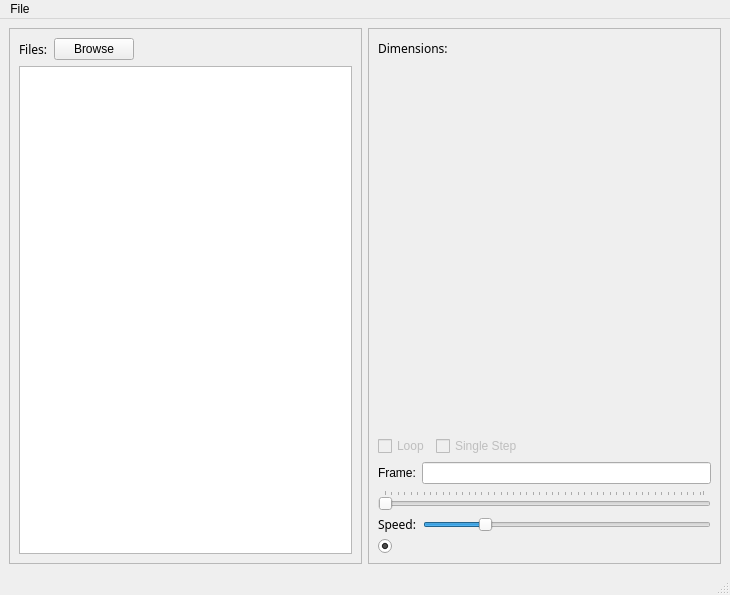
<?xml version="1.0" encoding="UTF-8"?>
<ui version="4.0">
 <class>MainView</class>
 <widget class="QMainWindow" name="MainView">
  <property name="geometry">
   <rect>
    <x>0</x>
    <y>0</y>
    <width>730</width>
    <height>595</height>
   </rect>
  </property>
  <property name="windowTitle">
   <string>Gif Viewer</string>
  </property>
  <widget class="QWidget" name="centralwidget">
   <layout class="QHBoxLayout" name="horizontalLayout_6">
    <item>
     <widget class="QFrame" name="frame_2">
      <property name="frameShape">
       <enum>QFrame::StyledPanel</enum>
      </property>
      <property name="frameShadow">
       <enum>QFrame::Raised</enum>
      </property>
      <layout class="QVBoxLayout" name="verticalLayout_5">
       <item>
        <layout class="QVBoxLayout" name="verticalLayout_3">
         <item>
          <layout class="QHBoxLayout" name="horizontalLayout">
           <item>
            <widget class="QLabel" name="files_label">
             <property name="font">
              <font>
               <family>Borg Sans Mono</family>
              </font>
             </property>
             <property name="text">
              <string>Files:</string>
             </property>
            </widget>
           </item>
           <item>
            <widget class="QPushButton" name="pushButtonBrowse">
             <property name="text">
              <string>Browse</string>
             </property>
            </widget>
           </item>
           <item>
            <spacer name="horizontalSpacer_2">
             <property name="orientation">
              <enum>Qt::Horizontal</enum>
             </property>
             <property name="sizeHint" stdset="0">
              <size>
               <width>40</width>
               <height>20</height>
              </size>
             </property>
            </spacer>
           </item>
          </layout>
         </item>
         <item>
          <widget class="QListWidget" name="gif_list">
           <property name="sizePolicy">
            <sizepolicy hsizetype="MinimumExpanding" vsizetype="Expanding">
             <horstretch>0</horstretch>
             <verstretch>0</verstretch>
            </sizepolicy>
           </property>
           <property name="alternatingRowColors">
            <bool>true</bool>
           </property>
           <property name="spacing">
            <number>10</number>
           </property>
          </widget>
         </item>
        </layout>
       </item>
      </layout>
     </widget>
    </item>
    <item>
     <widget class="QFrame" name="frame">
      <property name="frameShape">
       <enum>QFrame::StyledPanel</enum>
      </property>
      <property name="frameShadow">
       <enum>QFrame::Raised</enum>
      </property>
      <layout class="QVBoxLayout" name="verticalLayout_6">
       <item>
        <layout class="QHBoxLayout" name="horizontalLayout_5">
         <item>
          <widget class="QLabel" name="dimensions_label">
           <property name="font">
            <font>
             <family>Borg Sans Mono</family>
            </font>
           </property>
           <property name="text">
            <string>Dimensions:</string>
           </property>
          </widget>
         </item>
         <item>
          <spacer name="horizontalSpacer_3">
           <property name="orientation">
            <enum>Qt::Horizontal</enum>
           </property>
           <property name="sizeHint" stdset="0">
            <size>
             <width>40</width>
             <height>20</height>
            </size>
           </property>
          </spacer>
         </item>
        </layout>
       </item>
       <item>
        <layout class="QVBoxLayout" name="verticalLayout_2">
         <item>
          <spacer name="verticalSpacer">
           <property name="orientation">
            <enum>Qt::Vertical</enum>
           </property>
           <property name="sizeHint" stdset="0">
            <size>
             <width>20</width>
             <height>40</height>
            </size>
           </property>
          </spacer>
         </item>
         <item>
          <widget class="QLabel" name="gif_display">
           <property name="sizePolicy">
            <sizepolicy hsizetype="Preferred" vsizetype="Preferred">
             <horstretch>0</horstretch>
             <verstretch>0</verstretch>
            </sizepolicy>
           </property>
           <property name="frameShape">
            <enum>QFrame::NoFrame</enum>
           </property>
           <property name="text">
            <string/>
           </property>
           <property name="alignment">
            <set>Qt::AlignCenter</set>
           </property>
          </widget>
         </item>
         <item>
          <spacer name="verticalSpacer_2">
           <property name="orientation">
            <enum>Qt::Vertical</enum>
           </property>
           <property name="sizeHint" stdset="0">
            <size>
             <width>20</width>
             <height>40</height>
            </size>
           </property>
          </spacer>
         </item>
        </layout>
       </item>
       <item>
        <layout class="QVBoxLayout" name="verticalLayout">
         <item>
          <layout class="QHBoxLayout" name="horizontalLayout_2">
           <item>
            <widget class="QCheckBox" name="loop">
             <property name="enabled">
              <bool>false</bool>
             </property>
             <property name="text">
              <string>Loop</string>
             </property>
            </widget>
           </item>
           <item>
            <widget class="QCheckBox" name="single_step">
             <property name="enabled">
              <bool>false</bool>
             </property>
             <property name="text">
              <string>Single Step</string>
             </property>
            </widget>
           </item>
           <item>
            <spacer name="horizontalSpacer">
             <property name="orientation">
              <enum>Qt::Horizontal</enum>
             </property>
             <property name="sizeHint" stdset="0">
              <size>
               <width>40</width>
               <height>20</height>
              </size>
             </property>
            </spacer>
           </item>
          </layout>
         </item>
         <item>
          <layout class="QVBoxLayout" name="verticalLayout_4">
           <item>
            <layout class="QHBoxLayout" name="horizontalLayout_4">
             <item>
              <widget class="QLabel" name="frame_label">
               <property name="text">
                <string>Frame:</string>
               </property>
              </widget>
             </item>
             <item>
              <widget class="QLineEdit" name="frame_number"/>
             </item>
            </layout>
           </item>
           <item>
            <widget class="QSlider" name="frame_slider">
             <property name="orientation">
              <enum>Qt::Horizontal</enum>
             </property>
             <property name="tickPosition">
              <enum>QSlider::TicksAbove</enum>
             </property>
             <property name="tickInterval">
              <number>2</number>
             </property>
            </widget>
           </item>
          </layout>
         </item>
         <item>
          <layout class="QHBoxLayout" name="horizontalLayout_3">
           <item>
            <widget class="QLabel" name="speed_label">
             <property name="font">
              <font>
               <family>Borg Sans Mono</family>
              </font>
             </property>
             <property name="text">
              <string>Speed:</string>
             </property>
            </widget>
           </item>
           <item>
            <widget class="QSlider" name="speed_slider">
             <property name="font">
              <font>
               <family>Borg Sans Mono</family>
              </font>
             </property>
             <property name="maximum">
              <number>500</number>
             </property>
             <property name="value">
              <number>100</number>
             </property>
             <property name="orientation">
              <enum>Qt::Horizontal</enum>
             </property>
            </widget>
           </item>
          </layout>
         </item>
         <item>
          <widget class="QRadioButton" name="normal_play">
           <property name="text">
            <string/>
           </property>
           <property name="checked">
            <bool>true</bool>
           </property>
          </widget>
         </item>
        </layout>
       </item>
      </layout>
     </widget>
    </item>
   </layout>
  </widget>
  <widget class="QMenuBar" name="menubar">
   <property name="geometry">
    <rect>
     <x>0</x>
     <y>0</y>
     <width>730</width>
     <height>24</height>
    </rect>
   </property>
   <widget class="QMenu" name="menuFile">
    <property name="title">
     <string>File</string>
    </property>
    <addaction name="actionBrowse"/>
   </widget>
   <addaction name="menuFile"/>
  </widget>
  <widget class="QStatusBar" name="statusbar"/>
  <action name="actionBrowse">
   <property name="text">
    <string>Browse</string>
   </property>
  </action>
 </widget>
 <resources/>
 <connections/>
</ui>
